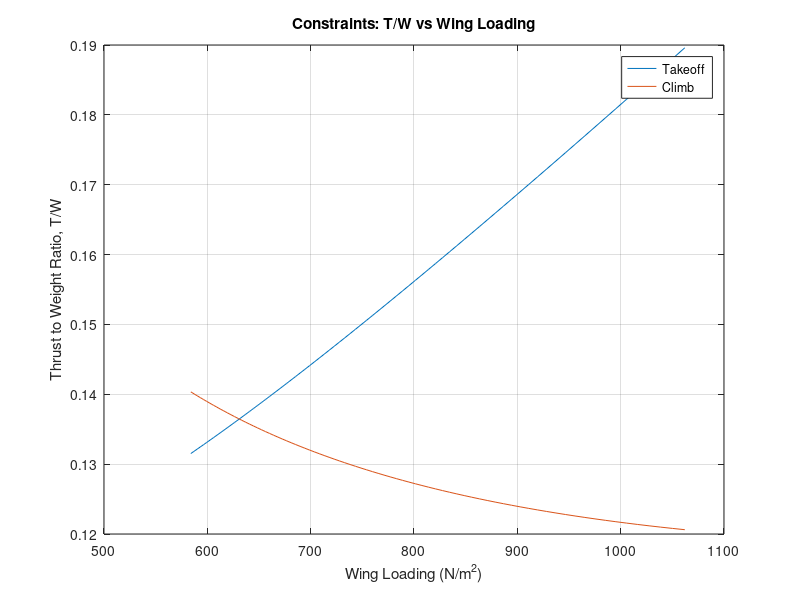

Reproduce this figure in MATLAB. (Note: this script raises an error after producing the figure.)
%Created by Kriston Rickman
%Date created 07/06/26
%V1.07
%Energy based constraint analysis
%Note:

%/**\

%/*simple concept of the takeoff constraint. formulas have been double
% checked and have changed base on the developing knowledge on the
% matter.*\

clearvars


% What the user wants to do

%user_path = user_state()
user_path = 1; % Delete when furhter advancing user inputs

switch user_path

    case 0
        state = "Find T/W and Wing laoding from past value" % You plug in the value you were looking for then after looking at the grtaph and ifnding the numbers, you enter this state and type in the number and it rounds to the nearest values that it was computing of its related data.

    case 1
        state = "explore_aircraft";

    case 2
        state = "find_hp";

    case 3
        state = "find_wing_area";

    case 4
        state = "find_weight";


    case 5
        state = "find_span";


    otherwise
        disp("Invalid choice");
end

  

%Initial assumptions of aircraft design

Gravity = 9.81;

p_SL = 1.225;
p_cruise = 0.905;

Cruise_velocity = 74.594;

C_Dmin = 0.027; % Assumption from Cirrus sr 20
C_Lmin = 0.3; % Assumption from Cirrus sr 20

Sweep_angle = 3; % Made from assumption

HP_to_watts = 745.7;

%The Design of the aircraft inputs
%NOTE Measuremnt in HP will be convert to Watts

Engine_power_HP = 230; % Assumption of Eninge need data
Span = 9; % assume based on aircraft type
Wing_area = 8:0.1:16; % assume based on aircraft type

Mass_without_wing_skin = 780; % assume based on aircraft type
Wing_mass_per_volume = 2700; % assumption of mass of GA aluminum
Wing_skin_thickness = 0.002; % assumption of mass of GA aluminum

% Engine Characteristics calculations

Engine_power_watts = Engine_power_HP .* HP_to_watts;

%Mass of the aircraft and related Geometry calculations

Fuel_spent_ground_to_TO = 0.11;
Fuel_mass_per_gallon = 2.8; % ARD
mass_loss_on_TO = Fuel_spent_ground_to_TO .* Fuel_mass_per_gallon;

Wing_skin_area_total = 2 .* Wing_area;
Wing_skin_volume = Wing_skin_area_total .* Wing_skin_thickness;
Wing_skin_mass = Wing_skin_volume .* Wing_mass_per_volume;

Mass_aircraft = Mass_without_wing_skin + Wing_skin_mass; % assume based on aircraft type
Mass_TO = Mass_aircraft - mass_loss_on_TO;

Weight_TO = Mass_TO * Gravity;
Wing_loading = Weight_TO ./ Wing_area;
AR_wing = Span.^2 ./ Wing_area;





%Aerodynamic calculations

    %Oswald efficiency calculations - Sweep angle calculation decision
if Sweep_angle == 0
    e = 1.78 .* (1 - 0.045 .* AR_wing.^0.68) - 0.64;
elseif Sweep_angle >= 30
    e = 4.61 .* (1 - 0.045 .* AR_wing.^0.68) .* (cosd(Sweep_angle)).^0.15 - 3.1;
elseif (Sweep_angle > 0) && (Sweep_angle < 30)
    e0 = 1.78 .* (1 - 0.045 .* AR_wing.^0.68) - 0.64;
    e30 = 4.61 .* (1 - 0.045 .* AR_wing.^0.68) .* (cosd(30)).^0.15 - 3.1;
    e = e0 + (Sweep_angle ./ 30) .* (e30 - e0);
else
    error("Sweep angle is out of range")
end
    
    %Full Drag Polar Buildup
K_1 = 1./(pi.*AR_wing.*e);

C_D0 = C_Dmin + K_1.*C_Lmin.^2;

K_2 = -2.*K_1.*C_Lmin;

%Takeoff constraint assumptions, variables and formulas
    %variables

    %Desired inputs
S_G = 502.92; % Ground roll takeoff distance
K_TO = 1.2;
C_Lmax_TO = 1.7; % Assumption including flaps, elevator, and wing
Rolling_friction_coefficient = 0.03;
Propeller_efficiency_TO = 0.75; % assume based on propeller

    %Velocity formulas
Velocity_stall = sqrt((2 .* Weight_TO) ./ (p_SL .* Wing_area .* C_Lmax_TO));

Velocity_TO = K_TO * Velocity_stall;

Velocity_avg_TO = Velocity_TO ./ sqrt(2);

    %constraints sub-formulas
q_avg_TO = 0.5 .* p_SL .* Velocity_avg_TO.^2;

C_L_required_TO = 2 .* Weight_TO ./(p_SL .* Velocity_TO.^2 .* Wing_area);

%/*C_L_ground_TO For a more accurate constraint create a lift coefficient
%that is specific for ground because the ground and takeoff coefficents
% are not the same*\

C_DTO = C_D0 + (K_1.*C_L_required_TO.^2) + K_2.*C_L_required_TO;

Lift_TO = 0.5 .* p_SL .* Velocity_TO.^2 .* Wing_area .* C_L_required_TO;

Lift_avg_TO = 0.5 .* p_SL .* Velocity_avg_TO.^2 .* Wing_area .* C_L_required_TO;

%/*The lift average take off will change based on the average dynamic
% pressure, lift coefficenets for the ground Take off and etc*\

Drag_TO = 0.5 .* C_DTO .* p_SL .* Wing_area .* Velocity_TO.^2;

Drag_avg_TO = 0.5 .* p_SL .* Velocity_avg_TO.^2 .* Wing_area .* C_DTO;

%/*Will also chagned when created ground drag coeffiecients for TO*\

Thrust_TO = (Propeller_efficiency_TO .* Engine_power_watts) ./ Velocity_TO;

Acceleration_TO = Velocity_TO.^2 ./ (2 .* S_G);

Thrust_to_Weight_TO = (Acceleration_TO ./ Gravity) + (q_avg_TO .* C_DTO) ./ Wing_loading + Rolling_friction_coefficient .* (1 - (q_avg_TO .* C_L_required_TO) ./ Wing_loading); % Takeoff Constraint
%Creating scatter plot for takeoff constraint
figure;
plot(Wing_loading, Thrust_to_Weight_TO, '-');

hold on; %Stops from other plots from overriding the first

%Climb constraint

%/*This assumes no turns and constant climbing velocity, thus
% keeping the load factor (n) roughly around 1. Additionaly, the
% claculation assumes that there are no resistance such as landing
% gears or flaps that can have an inlfluence to drag are all not
% accounted for.*\

%Variables
n = 1;
alpha = 1; % assuming Simple sea-level climb

    %Aircraft desired Inputs
rate_of_climb = 3.5; %(meters per sec)
velocity_climb = 48;
p_climb = 1.225;

%sub-formulas for the climb constraint

q_climb = 0.5 .* p_climb .* velocity_climb.^2;

Beta = Mass_TO ./ Mass_aircraft; % Weight fraction

%A more specific version of Beta could have bee the mass while climbing ./
%Mass_TO

Thrust_to_Weight_climb = Beta/alpha .* (((K_1 .* n.^2 .* Beta) ./ q_climb) .* (Weight_TO ./ Wing_area) + K_2 .* n + C_D0 ./ ((Beta ./ q_climb) .* Wing_loading) + rate_of_climb ./ velocity_climb);


plot(Wing_loading, Thrust_to_Weight_climb, '-');


% Cruise constraint


%C_Lcruise = 2 .*Weight_TO./(p_cruise .* Cruise_velocity.^2 .* Wing_area);

%C_Dcruise = C_D0 + (K_1.*C_Lcruise.^2) + K_2.*C_Lcruise;

%Acceleration_horizontal_TO = (Thrust_TO - Drag_TO - Rolling_friction_coefficient .* (Weight_TO - Lift_TO)) ./ Mass_TO; % Horizontal acceleration


xlabel('Wing Loading (N/m^2)');
ylabel('Thrust to Weight Ratio, T/W');
title('Constraints: T/W vs Wing Loading');
grid on;
legend('Takeoff', 'Climb')
hold off; %stops the plots from being in the hold mode thus future  plots can ovveride

disp("Mass: " + Mass_TO);
disp("T/W: " + Thrust_to_Weight_TO);
disp("Winglaoding: " + Wing_loading);

%/*What the user specifically wants from the program. Do they want
%specifically explore wing area based on fixed data they already know
% or does the user wants to explore multiple aircrafts and which would
% fit their goals.*\

function user_path = user_state()
disp("1 - Explore multiple aircraft designs")
disp("2 - Find required engine power")
disp("3 - Find wing area")
disp("4 - Find aircraft weight")
disp("5 - Find wingspan")

user_path = input("Choose an option: ");
end
